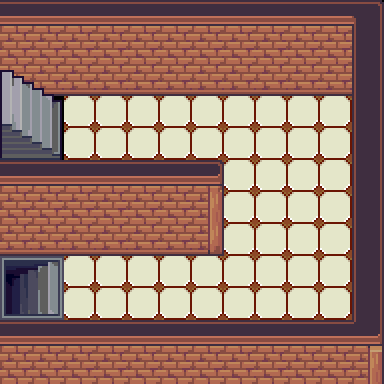

This game map was drawn from its Tiled (.tmx) file and the tilesets committed beside it. A one-line description and the trimmed map source follow:
An orthogonal 12x12 tile map with 32x32 px tiles, 4 tile layers (Tile Layer 1, Tile Layer 2, Tile Layer 3, Above Player), 3 tilesets and 10 objects (5x collision, 5x event).

<map version="1.10" tiledversion="1.10.2" orientation="orthogonal" renderorder="right-down" width="12" height="12" tilewidth="32" tileheight="32" infinite="0" nextlayerid="7" nextobjectid="13">
 <properties>
  <property name="edges" value="clamped" />
  <property name="scenario" value="xero" />
 </properties>
 <tileset firstgid="1" name="core_indoor_floors" tilewidth="32" tileheight="32" tilecount="3864" columns="46">
  <image source="../gfx/tilesets/core_indoor_floors.png" width="1472" height="2688" />
 </tileset>
 <tileset firstgid="3865" name="core_indoor_stairs" tilewidth="32" tileheight="32" tilecount="2970" columns="45">
  <image source="../gfx/tilesets/core_indoor_stairs.png" width="1440" height="2112" />
 </tileset>
 <tileset firstgid="6835" name="core_indoor_walls" tilewidth="32" tileheight="32" tilecount="3864" columns="46">
  <image source="../gfx/tilesets/core_indoor_walls.png" width="1472" height="2688" />
 </tileset>
 <layer id="1" name="Tile Layer 1" width="12" height="12">
  <data>[144 cells, 132 non-empty, 4 distinct tile ids]</data>
 </layer>
 <layer id="2" name="Tile Layer 2" width="12" height="12">
  <data>[144 cells, 93 non-empty, 18 distinct tile ids]</data>
 </layer>
 <layer id="3" name="Tile Layer 3" width="12" height="12">
  <data>[144 cells, 2 non-empty, 2 distinct tile ids]</data>
 </layer>
 <layer id="4" name="Above Player" width="12" height="12">
  <data>[144 cells, 0 non-empty, 0 distinct tile ids]</data>
 </layer>
 <objectgroup color="#ff2600" id="6" name="Collisions">
  <object id="1" type="collision" x="0" y="0" width="384" height="96" />
  <object id="3" type="collision" x="352" y="96" width="32" height="288" />
  <object id="4" type="collision" x="0" y="320" width="352" height="64" />
  <object id="5" type="collision" x="0" y="160" width="224" height="96" />
  <object id="6" type="collision" x="0" y="128" width="32" height="32" />
 </objectgroup>
 <objectgroup color="#fffb00" id="5" name="Events">
  <object id="7" name="teleport to main" type="event" x="0" y="256" width="32" height="64">
   <properties>
    <property name="act1" value="transition_teleport player,taba_ba_main.tmx,16,3,0.5" />
    <property name="cond1" value="is char_at player" />
    <property name="cond2" value="is char_facing player,left" />
   </properties>
  </object>
  <object id="8" name="teleport to stairwell 2" type="event" x="0" y="96" width="32" height="32">
   <properties>
    <property name="act1" value="transition_teleport player,taba_ba_stairwell_2.tmx,3,5,0.5" />
    <property name="cond1" value="is char_at player" />
    <property name="cond2" value="is char_facing player,left" />
   </properties>
  </object>
  <object id="9" name="create healer" type="event" x="224" y="32" width="32" height="32">
   <properties>
    <property name="act1" value="create_npc omnigrunt2,10,3,stand" />
    <property name="cond1" value="not char_exists omnigrunt2" />
   </properties>
  </object>
  <object id="10" name="heal me stairwell 1" type="event" x="320" y="128" width="32" height="32">
   <properties>
    <property name="act1" value="translated_dialog finaltabahealer" />
    <property name="act3" value="set_monster_health" />
    <property name="act4" value="set_monster_status" />
    <property name="act5" value="play_sound sound_confirm" />
    <property name="act7" value="wait 1.2" />
    <property name="act8" value="translated_dialog finaltabahealer2" />
    <property name="act9" value="char_face omnigrunt2,down" />
    <property name="cond1" value="is char_at player" />
    <property name="cond2" value="is char_facing player,up" />
    <property name="cond3" value="is button_pressed INTERACT" />
   </properties>
  </object>
  <object id="12" name="heal me stairwell 1" type="event" x="288" y="96" width="32" height="32">
   <properties>
    <property name="act1" value="char_face omnigrunt2,left" />
    <property name="act2" value="translated_dialog finaltabahealer" />
    <property name="act3" value="set_monster_health" />
    <property name="act4" value="set_monster_status" />
    <property name="act5" value="play_sound sound_confirm" />
    <property name="act7" value="wait 1.2" />
    <property name="act8" value="translated_dialog finaltabahealer2" />
    <property name="act9" value="char_face omnigrunt2,down" />
    <property name="cond1" value="is char_at player" />
    <property name="cond2" value="is char_facing player,right" />
    <property name="cond3" value="is button_pressed INTERACT" />
   </properties>
  </object>
 </objectgroup>
</map>
